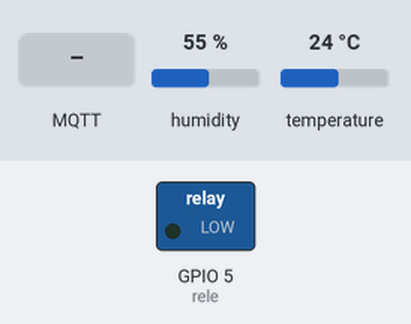
Bench run of a sketch on a simulated ESP8266 (NodeMCU). Parts: switched loads named in the sketch (green lamp = pin HIGH). The test bench sets the inputs (shaded band); at power-on: humidity 55 %, temperature 24 °C. WiFi joins after 1.5 s; servers stay silent unless stated; no MQTT or app messages arrive unless stated; what the sketch prints to the serial monitor is not drawn.

Above: at 2.7 s.
2.8 s: MQTT message "off" arrives on the first subscribed topic
At 3.9 s:
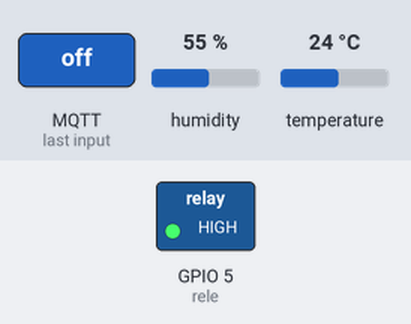
5.8 s: MQTT message "on" arrives on the first subscribed topic
At 6.2 s:
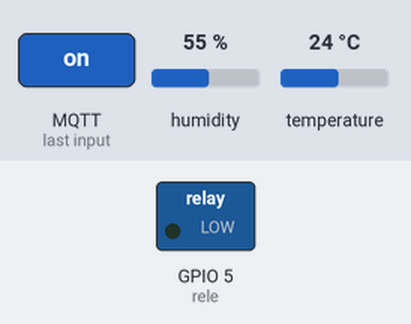
Timing chart, 0 to 8.8 s (numbered marks = the images above; inputs shaded):
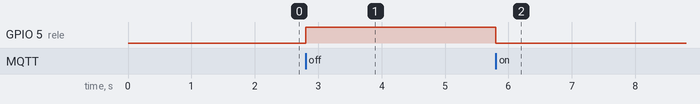

The sketch:

NODERED-RASPI-DHT-RELE.ino
```cpp
#include <ESP8266WiFi.h>
#include <PubSubClient.h>
#include "DHT.h"

// Define o tipo do sensor
#define DHTTYPE DHT11


// Conexão com o roteador local
const char* ssid = "Labschool";
const char* password = "LabSchool!2018";

// Endereço do Servidor MQTT no Raspberry Pi IP
const char* mqtt_server = "192.168.100.2";

// Inicia o espClient.
WiFiClient cecilCliente;
PubSubClient client(cecilCliente);

const int DHTPin = 4;
const int rele = 5;


// Inicializa o sensor DHT
DHT dht(DHTPin, DHTTYPE);

// Variáveis auxiliares de tempo
long now = millis();
long lastMeasure = 0;

// Conectando o ESP8266 ao roteador
void setup_wifi() {
  delay(10);
  Serial.println();
  Serial.print("Connecting to ");
  Serial.println(ssid);
  WiFi.begin(ssid, password);

  while (WiFi.status() != WL_CONNECTED) {
    delay(500);
    Serial.print(".");
  }

  Serial.println("");
  Serial.print("WiFi connected - ESP IP address: ");
  Serial.println(WiFi.localIP());
}

// Esta função é executada quando os dispositivos publicando mensagens para um tópico que o ESP8266 está subscrito
// Altere a lógica da função, caso necessário, para fazer algo quando receber uma mensagem dos tópicos subscritos
void callback(String topic, byte* message, unsigned int length) {
  Serial.print("Message arrived on topic: ");
  Serial.print(topic);
  Serial.print(". Message: ");
  String messageTemp;

  // Concatena a String messageTemp
  for (int i = 0; i < length; i++) {
    Serial.print((char)message[i]);
    messageTemp += (char)message[i];
  }
  Serial.println();

  // Aqui é possível adicionar alguma lógica para interagir com os GPIOs

  // Se a mensagem for recebida no tópico UHT1/PiraKids, verifique se o que recebeu é
  // "on" ou "off" e ligue ou deslique o motor
  if(topic=="cecil/R"){
      Serial.print("Alterando o estado do rele para: ");
      if(messageTemp == "on"){
        digitalWrite(rele, LOW);
        Serial.print("On");
      }
      else if(messageTemp == "off"){
        digitalWrite(rele, HIGH);
        Serial.print("Off");
      }
  }
  Serial.println();
}

// This functions reconnects your ESP8266 to your MQTT broker
// Change the function below if you want to subscribe to more topics with your ESP8266

// Esta função reconecta o ESP8266 ao MQTT Broker
// Altere a função abaixo para subscrever o dispositivo a outros tópicos

void reconnect() {
  // Loop até conectar
  while (!client.connected()) {
    Serial.print("Tentando conectar ao MQTT Broker...");

    if (client.connect("ESP1_Local")) {
      Serial.println("connected");
    // Dê subscribe novamente no canal ou em outros canais, se quiser
      client.subscribe("cecil/R");
    } else {
      Serial.print("failed, rc=");
      Serial.print(client.state());
      Serial.println(" try again in 5 seconds");
      // Aguarde 5 segundos para tentar novamente
      delay(5000);
    }
  }
}

void setup() {

  pinMode(rele, OUTPUT);
  dht.begin();
  Serial.begin(115200);
  setup_wifi();

  //Configura o MQTT Broker
  client.setServer(mqtt_server, 1883);
  // Configura qual função de callback será chamada
  client.setCallback(callback);

}

void loop() {

  if (!client.connected()) {
    reconnect();
  }
  if(!client.loop())
    client.connect("ESP1_Local");

  now = millis();
  // Plublica novos dados a cada 10 segundos - para o DHT11 deve ser acima de 2 segundos
  if (now - lastMeasure > 10000) {
    lastMeasure = now;

  float h = dht.readHumidity();
    float t = dht.readTemperature();
    float f = dht.readTemperature(true);

    if (isnan(h) || isnan(t) || isnan(f)) {
      Serial.println("Failed to read from DHT sensor!");
      return;
    }

    // Computar a temperatura em Celsius para enviar
    float hic = dht.computeHeatIndex(t, h, false);
    static char temperatureTemp[7];
    dtostrf(hic, 6, 2, temperatureTemp);


    static char humidityTemp[7];
    dtostrf(h, 6, 2, humidityTemp);

  // Publicando os valores de temperatura e humidade
    client.publish("cecil/T", temperatureTemp);
    client.publish("cecil/U", humidityTemp);

    Serial.print("Humidity: ");
    Serial.print(h);
    Serial.print(" %\t Temperature: ");
    Serial.print(t);
    Serial.print(" ºC ");
    Serial.print(f);
    Serial.print(" ºF\t Heat index: ");
    Serial.print(hic);
    Serial.println(" ºC ");
  }
}
```

Measured:
- after the input at 2.8 s, GPIO 5 (rele): LOW → HIGH at once
- after the input at 5.8 s, GPIO 5 (rele): HIGH → LOW at once
